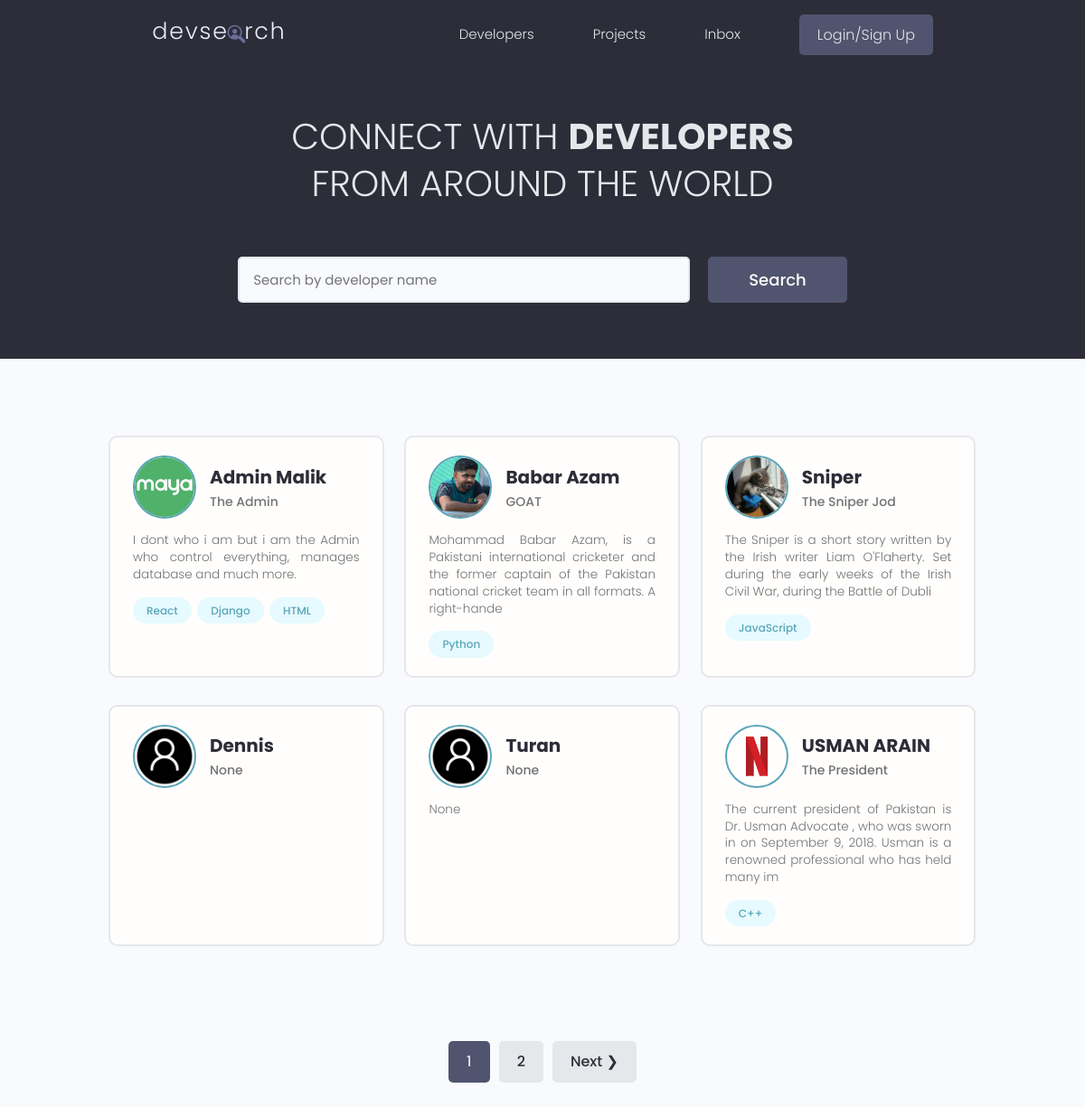
Before: / with the older database file.
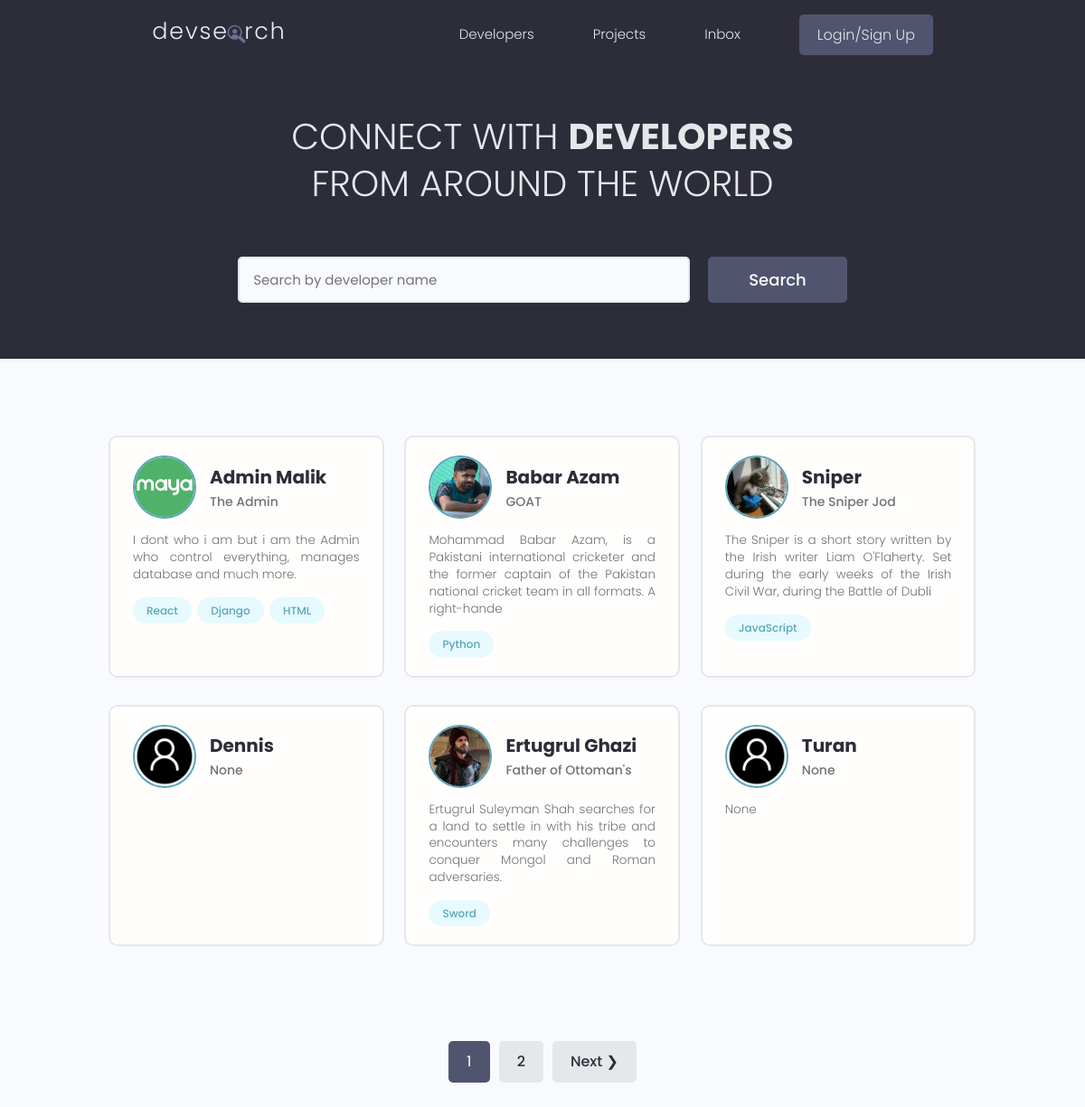
After: the same page with the newer database file.
### users/models.py (models this page shows, shortened)
class Profile(models.Model):
    user = models.OneToOneField(User,on_delete=models.CASCADE,null=True,blank=True)
    name = models.CharField(max_length=200,null=True,blank=True)
    email = models.EmailField(max_length=200,unique = True,null=True,blank=True)
    username = models.CharField(max_length=200,null=True,blank=True)
    headline = models.CharField(max_length=200,null=True,blank=True)
    bio = models.TextField(null=True,blank=True)
    location = models.CharField(max_length=200,null=True,blank=True)
    profile_image = models.ImageField(max_length=200,null=True,blank=True,upload_to='profiles/',default='default_profile.png')
    social_github = models.CharField(max_length=200,null=True,blank=True)
    social_twitter = models.CharField(max_length=200,null=True,blank=True)
    social_linkedin = models.CharField(max_length=200,null=True,blank=True)
    social_youtube = models.CharField(max_length=200,null=True,blank=True)
    social_website = models.CharField(max_length=200,null=True,blank=True)
    created = models.DateTimeField(auto_now_add=True)
    id = models.UUIDField(default=uuid.uuid4,unique=True,primary_key=True,editable=False)

class Skills(models.Model):
    owner = models.ForeignKey(Profile, on_delete=models.CASCADE,null=True,blank=True)
    name = models.CharField(max_length=200,null=True,blank=True)
    description = models.TextField(null=True,blank=True)
    created = models.DateTimeField(auto_now_add=True)
    id = models.UUIDField(default=uuid.uuid4,unique=True,primary_key=True,editable=False)
    def __str__(self):
        return str(self.name)

### users/views.py (the view)
# urls.py: path('', views.profile, name='profiles'),
def profile(request):
    q = ''
    if request.GET.get('q'):
        q = request.GET.get('q')
    skills = Skills.objects.filter(name__icontains=q)
    profiles = Profile.objects.distinct().filter(
        Q(name__icontains=q) |
        Q(headline__icontains=q) |
        Q(skills__in=skills)
    )
    page = request.GET.get('page')
    results = 6
    paginator = Paginator(profiles, results)
    try:
        profiles = paginator.page(page)
    except PageNotAnInteger:
        page = 1
        profiles = paginator.page(page)
    except EmptyPage:
        page = paginator.num_pages
        profiles = paginator.page(page)
    context = {'page' : 'Developers','profiles' : profiles, 'q' : q, 'paginator' : paginator}
    return render(request, 'profiles.html', context)

### users/templates/profiles.html (shortened to what this page needs)
{% extends "base.html" %}
{% block content %}
<main class="home">
    <section class="hero-section text-center">
      <div class="container container--narrow">
        <div class="hero-section__box">
          <h2>CONNECT WITH <span>DEVELOPERS</span></h2>
          <h2>FROM AROUND THE WORLD</h2>
        </div>
        <div class="hero-section__search">
          <form class="form" action="{% url 'profiles' %}" method="get">
            <div class="form__field">
              <input class="input input--text" id="formInput#search" type="text" name="q"
               value="{{q}}" placeholder="Search by developer name" />
            </div>
            <input class="btn btn--sub btn--lg" type="submit" value="Search" />
          </form>
        </div>
      </div>
    </section>
    <section class="devlist">
      <div class="container">
        <div class="grid grid--three">
            {% for profile in profiles %}
          <div class="column card">
            <div class="dev">
              <a href="{% url 'user-profile' profile.id %}" class="card__body">
                <div class="dev__profile">
                  <img class="avatar avatar--md" src="{{ profile.profile_image.url }}" alt="image" />
                  <div class="dev__meta">
                    <h3>{{ profile.name }}</h3>
                    <h5>{{ profile.headline }}</h5>
                  </div>
                </div>
                <p class="dev__info">
                  {{ profile.bio|slice:"150" }}
                </p>
                <div class="dev__skills">
                  {% for skill in profile.skills_set.all %}
                  <span class="tag tag--pill tag--main">
                    <small>{{ skill }}</small>
                  </span>
                  {% endfor %}
                </div>
              </a>
            </div>
          </div>
          {% endfor %}
        </div>
      </div>
    </section>
    {% if profiles.has_other_pages %}
    <div class="pagination">
      <ul class="container">
        {% for page in paginator.page_range %}
        {% if page == profiles.number %}
        <li><a class="btn page-link btn--sub" href="?={{page}}">{{page}}</a></li>
        {% else %}
        <li><a class="btn page-link" href="?page={{page}}">{{page}}</a></li>
        {% endif %}
        {% endfor %}
        {% if profiles.has_next %}
        <li><a class="btn page-link btn" href="?page={{profiles.next_page_number}}">Next &#10095;</a></li>
        {% endif %}
      </ul>
    </div>
    {% endif %}
  </main>
{% endblock content %}

Changed rows visible on the page:
no longer on this page (row unchanged): Profile: profile_image (picture), name "USMAN ARAIN", headline "The President", bio "The current president of Pakistan is Dr. Usman Advocate , who was sworn in on September 9, 2018. Usman is a renowned professional who has held many im"
no longer on this page (row unchanged): Skills: name "C++", shown under "USMAN ARAIN"
added Profile: profile_image (picture), name "Ertugrul Ghazi", headline "Father of Ottoman's", bio "Ertugrul Suleyman Shah searches for a land to settle in with his tribe and encounters many challenges to conquer Mongol and Roman adversaries."
added Skills: name "Sword", shown under "Ertugrul Ghazi"
